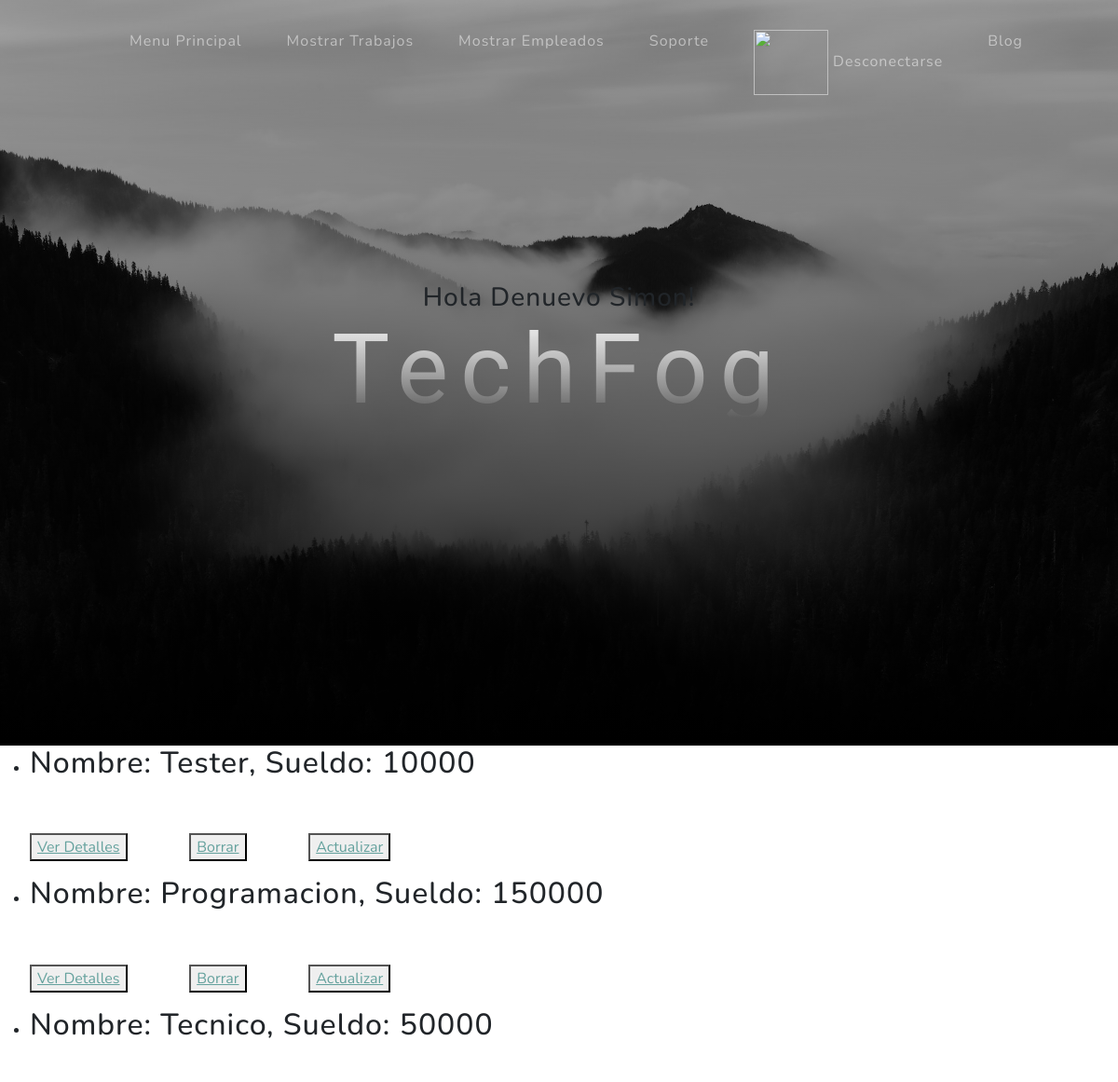
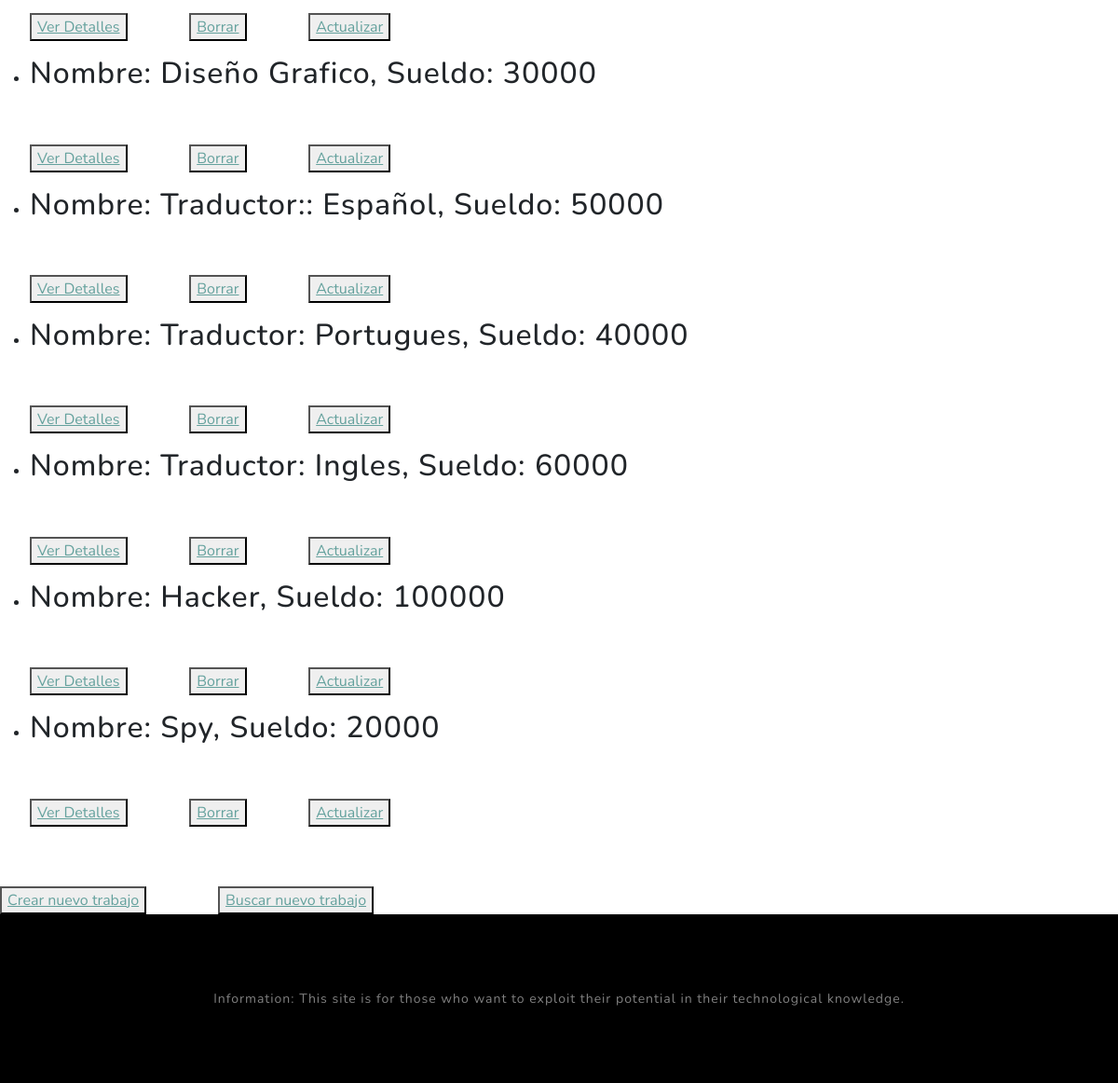
Screenshot of /trabajos_list/ (signed in) with the database file from the repository (2 pictures, top to bottom).
### MiApp2/models.py (models this page shows)
class Trabajo(models.Model):
    nombre=models.CharField(max_length=40)
    sueldo = models.IntegerField()
    def __str__(self):
        return f'Nombre: {self.nombre}, Sueldo: {self.sueldo}'

### MiApp2/views.py (the view)
# urls.py: path('trabajos_list/', views.TrabajoList.as_view(), name='List'),
class TrabajoList(ListView):
    model = Trabajo
    template_name = 'MiApp2/trabajo_list.html'

### MiApp2/Templates/MiApp2/trabajo_list.html (shortened to what this page needs)
{% extends 'MiApp2/index.html' %}
{% load static %}
{% block codigo_fatal2 %}
{% for trabajo in object_list %}
<ul>
    <li>
        <h2>{{trabajo}}</h2>
        <br>
        <br>
        <button>
            <a href="{% url 'Detail' trabajo.id %}">Ver Detalles</a>
        </button>
        <button>
            <a href="{% url 'Delete' trabajo.id %}">Borrar</a>
        </button>
        <button>
            <a href="{% url 'Update' trabajo.id %}">Actualizar</a>
        </button>
    </li>
</ul>
{% endfor %}
    <br>
    <br>
<button>
    <a href="{% url 'Create' %}">Crear nuevo trabajo</a>
</button>
<button>
    <a href="{% url 'Buscar Trabajo' %}">Buscar nuevo trabajo</a>
</button>
{% endblock %}

### MiApp2/Templates/MiApp2/index.html (shortened to what this page needs)
<!DOCTYPE html>
<html lang="en">
    <head>
        {% load static %}
        <link href={% static 'MiApp2/css/styles.css' %} rel="stylesheet" />
    </head>
    <body id="page-top">
        <nav class="navbar navbar-expand-lg navbar-light fixed-top" id="mainNav">
            <div class="container px-4 px-lg-5">
                <div class="collapse navbar-collapse" id="navbarResponsive">
                    <ul class="navbar-nav ms-auto">
                        <li class="nav-item"><a class="nav-link" href="{% url 'Inicio' %}">Menu Principal</a>
                        {% if request.user.is_authenticated %}
                        <li class="nav-item"><a class="nav-link" href="{% url 'Mostrar Trabajo' %}">Mostrar Trabajos</a>
                        <li class="nav-item"><a class="nav-link" href="{% url 'Mostrar Empleados' %}"> Mostrar Empleados</a>
                        <li class="nav-item"><a class="nav-link" href="{% url 'Soporte' %}"> Soporte</a>
                        <li class="nav-item"><a class="nav-link" href="{% url 'Logout' %}">   <img src="{{avatar}}" height=70 width=80 /> Desconectarse</a>
                        {% else %}
                        <li class="nav-item"><a class="nav-link" href="{% url 'Login' %}"> Iniciar</a>
                        <li class="nav-item"><a class="nav-link" href="{% url 'Register' %}"> Registrarse</a>
                        {% endif %}
                        <li class="nav-item"><a class="nav-link" href="{% url 'miblog-index' %}"> Blog</a>
                    </ul>
                </div>
            </div>
        </nav>
        <header class="masthead">
            <div class="container px-4 px-lg-5 d-flex h-100 align-items-center justify-content-center">
                <div class="d-flex justify-content-center">
                    <div class="text-center">
                        <h3> Hola Denuevo {{user.username}}!</h3>
                        <h1 class="mx-auto my-0 text-lower case">TechFog</h1>
                        {% if request.user.is_authenticated %}
                        <div class="text-center">
                        {% else %}
                            <h1 class="mb-5">¡Hola Desconocido!</h1>
                        {% endif %}
                    </div>
                </div>
            </div>
        </header>
        {% block codigo_fatal2 %} {% endblock %}
        <footer class="footer bg-black small text-center text-white-50"><div class="container px-4 px-lg-5">
            Information: This site is for those who want to exploit their potential in their technological knowledge.</div></footer>
    </body>
</html>

### rows the page displays
Trabajo: nombre+sueldo "Nombre: Tester, Sueldo: 10000"
Trabajo: nombre+sueldo "Nombre: Programacion, Sueldo: 150000"
Trabajo: nombre+sueldo "Nombre: Tecnico, Sueldo: 50000"
Trabajo: nombre+sueldo "Nombre: Diseño Grafico, Sueldo: 30000"
Trabajo: nombre+sueldo "Nombre: Traductor:: Español, Sueldo: 50000"
Trabajo: nombre+sueldo "Nombre: Traductor: Portugues, Sueldo: 40000"
Trabajo: nombre+sueldo "Nombre: Traductor: Ingles, Sueldo: 60000"
Trabajo: nombre+sueldo "Nombre: Hacker, Sueldo: 100000"
Trabajo: nombre+sueldo "Nombre: Spy, Sueldo: 20000"

### other values shown
{{ user.username }} "Simon"
